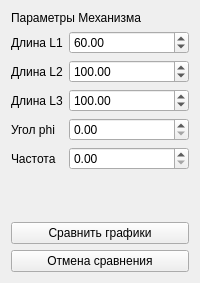
         <widget class="QWidget" name="widget_3" native="true">
          <property name="sizePolicy">
           <sizepolicy hsizetype="Fixed" vsizetype="Expanding">
            <horstretch>0</horstretch>
            <verstretch>0</verstretch>
           </sizepolicy>
          </property>
          <property name="minimumSize">
           <size>
            <width>200</width>
            <height>0</height>
           </size>
          </property>
          <property name="maximumSize">
           <size>
            <width>200</width>
            <height>16777215</height>
           </size>
          </property>
          <property name="baseSize">
           <size>
            <width>0</width>
            <height>0</height>
           </size>
          </property>
          <layout class="QVBoxLayout" name="verticalLayout_2">
           <item>
            <widget class="QLabel" name="label">
             <property name="text">
              <string>Параметры Механизма</string>
             </property>
            </widget>
           </item>
           <item>
            <layout class="QFormLayout" name="formLayout">
             <property name="fieldGrowthPolicy">
              <enum>QFormLayout::AllNonFixedFieldsGrow</enum>
             </property>
             <item row="1" column="0">
              <widget class="QLabel" name="label_2">
               <property name="text">
                <string>Длина L1</string>
               </property>
              </widget>
             </item>
             <item row="1" column="1">
              <widget class="QDoubleSpinBox" name="doubleSpinBox_L1">
               <property name="decimals">
                <number>2</number>
               </property>
               <property name="maximum">
                <double>100000.000000000000000</double>
               </property>
               <property name="value">
                <double>60.000000000000000</double>
               </property>
              </widget>
             </item>
             <item row="2" column="0">
              <widget class="QLabel" name="label_3">
               <property name="text">
                <string>Длина L2</string>
               </property>
              </widget>
             </item>
             <item row="2" column="1">
              <widget class="QDoubleSpinBox" name="doubleSpinBox_L2">
               <property name="toolTip">
                <string>Значение L2  не может быть меньше L1.</string>
               </property>
               <property name="maximum">
                <double>100000.000000000000000</double>
               </property>
               <property name="value">
                <double>100.000000000000000</double>
               </property>
              </widget>
             </item>
             <item row="3" column="0">
              <widget class="QLabel" name="label_4">
               <property name="text">
                <string>Длина L3</string>
               </property>
              </widget>
             </item>
             <item row="3" column="1">
              <widget class="QDoubleSpinBox" name="doubleSpinBox_L3">
               <property name="toolTip">
                <string>Значение L3  не может быть меньше L1.</string>
               </property>
               <property name="maximum">
                <double>100000.000000000000000</double>
               </property>
               <property name="value">
                <double>100.000000000000000</double>
               </property>
              </widget>
             </item>
             <item row="4" column="0">
              <widget class="QLabel" name="label_5">
               <property name="text">
                <string>Угол phi </string>
               </property>
              </widget>
             </item>
             <item row="4" column="1">
              <widget class="QDoubleSpinBox" name="doubleSpinBox_phi">
               <property name="maximum">
                <double>360.000000000000000</double>
               </property>
              </widget>
             </item>
             <item row="5" column="0">
              <widget class="QLabel" name="label_7">
               <property name="text">
                <string>Частота</string>
               </property>
              </widget>
             </item>
             <item row="5" column="1">
              <widget class="QDoubleSpinBox" name="frequencySpinBox">
               <property name="maximum">
                <double>100000.000000000000000</double>
               </property>
              </widget>
             </item>
             <item row="6" column="1">
              <spacer name="verticalSpacer">
               <property name="orientation">
                <enum>Qt::Vertical</enum>
               </property>
               <property name="sizeHint" stdset="0">
                <size>
                 <width>20</width>
                 <height>40</height>
                </size>
               </property>
              </spacer>
             </item>
             <item row="7" column="0" colspan="2">
              <widget class="QPushButton" name="pushButton_4">
               <property name="text">
                <string>Сравнить графики</string>
               </property>
              </widget>
             </item>
             <item row="8" column="0" colspan="2">
              <widget class="QPushButton" name="pushButton_5">
               <property name="text">
                <string>Отмена сравнения</string>
               </property>
              </widget>
             </item>
            </layout>
           </item>
          </layout>
         </widget>
